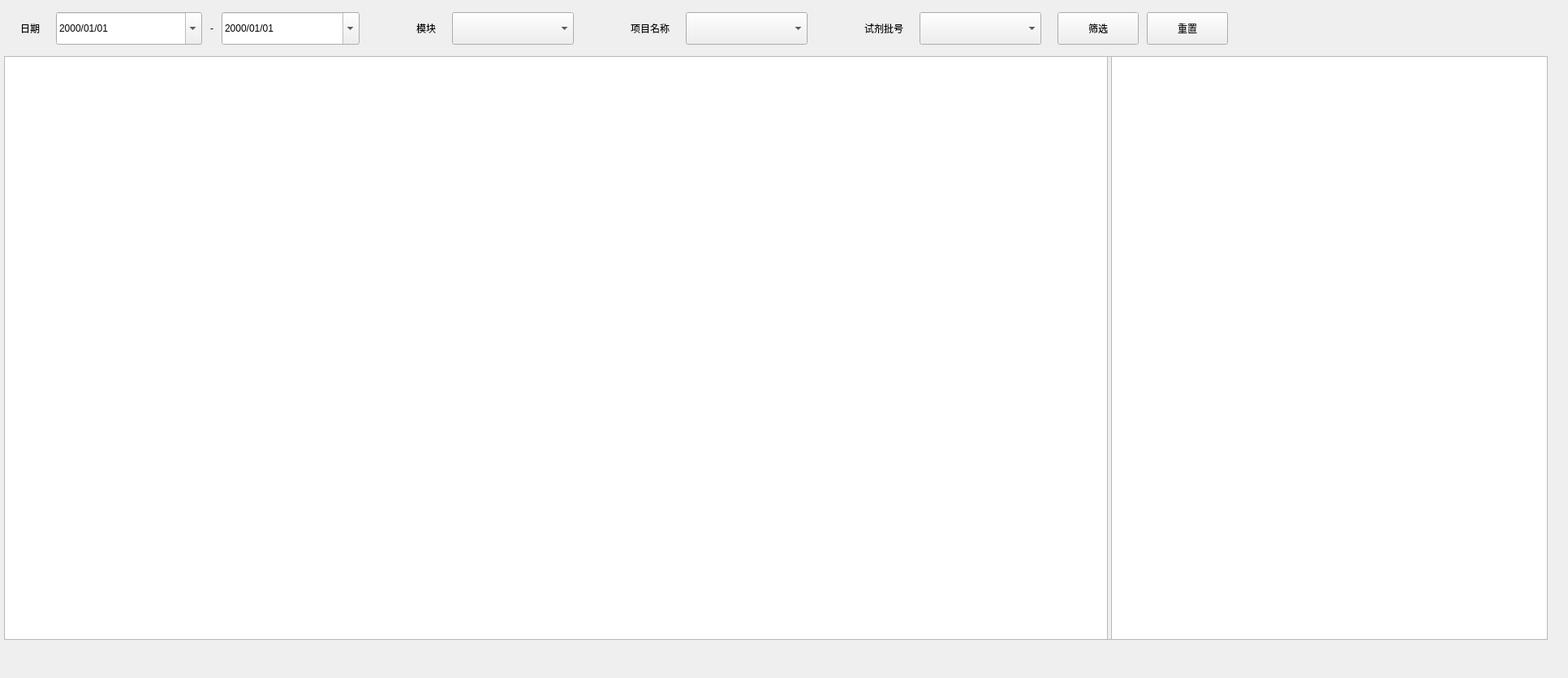
<?xml version="1.0" encoding="UTF-8"?>
<ui version="4.0">
 <class>QCalibrationStatistics</class>
 <widget class="QWidget" name="QCalibrationStatistics">
  <property name="geometry">
   <rect>
    <x>0</x>
    <y>0</y>
    <width>1932</width>
    <height>835</height>
   </rect>
  </property>
  <property name="windowTitle">
   <string>QCalibrationStatistics</string>
  </property>
  <widget class="QWidget" name="widget" native="true">
   <property name="geometry">
    <rect>
     <x>0</x>
     <y>0</y>
     <width>1911</width>
     <height>793</height>
    </rect>
   </property>
   <widget class="QWidget" name="widget_3" native="true">
    <property name="geometry">
     <rect>
      <x>5</x>
      <y>5</y>
      <width>1902</width>
      <height>60</height>
     </rect>
    </property>
    <property name="minimumSize">
     <size>
      <width>0</width>
      <height>60</height>
     </size>
    </property>
    <property name="maximumSize">
     <size>
      <width>1912</width>
      <height>60</height>
     </size>
    </property>
    <property name="bks" stdset="0">
     <string notr="true">gray</string>
    </property>
    <property name="borders" stdset="0">
     <string notr="true">all</string>
    </property>
    <widget class="QWidget" name="widget1" native="true">
     <property name="geometry">
      <rect>
       <x>0</x>
       <y>0</y>
       <width>1851</width>
       <height>60</height>
      </rect>
     </property>
     <layout class="QHBoxLayout" name="horizontalLayout_8">
      <property name="spacing">
       <number>20</number>
      </property>
      <property name="leftMargin">
       <number>20</number>
      </property>
      <property name="topMargin">
       <number>0</number>
      </property>
      <property name="rightMargin">
       <number>0</number>
      </property>
      <property name="bottomMargin">
       <number>0</number>
      </property>
      <item>
       <layout class="QHBoxLayout" name="horizontalLayout_7">
        <property name="spacing">
         <number>70</number>
        </property>
        <item>
         <layout class="QHBoxLayout" name="horizontalLayout_5">
          <property name="spacing">
           <number>20</number>
          </property>
          <item>
           <widget class="QLabel" name="label_12">
            <property name="text">
             <string>日期</string>
            </property>
           </widget>
          </item>
          <item>
           <layout class="QHBoxLayout" name="horizontalLayout_4">
            <property name="spacing">
             <number>10</number>
            </property>
            <item>
             <widget class="QDateEdit" name="lower_date_edit">
              <property name="minimumSize">
               <size>
                <width>180</width>
                <height>40</height>
               </size>
              </property>
              <property name="maximumSize">
               <size>
                <width>180</width>
                <height>40</height>
               </size>
              </property>
              <property name="wrapping">
               <bool>false</bool>
              </property>
              <property name="buttonSymbols">
               <enum>QAbstractSpinBox::NoButtons</enum>
              </property>
              <property name="showGroupSeparator" stdset="0">
               <bool>false</bool>
              </property>
              <property name="currentSection">
               <enum>QDateTimeEdit::YearSection</enum>
              </property>
              <property name="displayFormat">
               <string notr="true">yyyy/MM/dd</string>
              </property>
              <property name="calendarPopup">
               <bool>true</bool>
              </property>
             </widget>
            </item>
            <item>
             <widget class="QLabel" name="label_13">
              <property name="text">
               <string>-</string>
              </property>
              <property name="alignment">
               <set>Qt::AlignCenter</set>
              </property>
             </widget>
            </item>
            <item>
             <widget class="QDateEdit" name="upper_date_edit">
              <property name="minimumSize">
               <size>
                <width>170</width>
                <height>40</height>
               </size>
              </property>
              <property name="maximumSize">
               <size>
                <width>180</width>
                <height>40</height>
               </size>
              </property>
              <property name="styleSheet">
               <string notr="true"/>
              </property>
              <property name="buttonSymbols">
               <enum>QAbstractSpinBox::NoButtons</enum>
              </property>
              <property name="currentSection">
               <enum>QDateTimeEdit::YearSection</enum>
              </property>
              <property name="displayFormat">
               <string notr="true">yyyy/MM/dd</string>
              </property>
              <property name="calendarPopup">
               <bool>true</bool>
              </property>
             </widget>
            </item>
           </layout>
          </item>
         </layout>
        </item>
        <item>
         <layout class="QHBoxLayout" name="horizontalLayout_3">
          <property name="spacing">
           <number>20</number>
          </property>
          <item>
           <widget class="QLabel" name="label_9">
            <property name="text">
             <string>模块</string>
            </property>
           </widget>
          </item>
          <item>
           <widget class="CustomComboBox" name="comboBox_dev">
            <property name="minimumSize">
             <size>
              <width>150</width>
              <height>40</height>
             </size>
            </property>
            <property name="maximumSize">
             <size>
              <width>150</width>
              <height>40</height>
             </size>
            </property>
           </widget>
          </item>
         </layout>
        </item>
        <item>
         <layout class="QHBoxLayout" name="horizontalLayout">
          <property name="spacing">
           <number>20</number>
          </property>
          <item>
           <widget class="QLabel" name="label_8">
            <property name="text">
             <string>项目名称</string>
            </property>
           </widget>
          </item>
          <item>
           <widget class="CustomComboBox" name="comboBox_item_name">
            <property name="minimumSize">
             <size>
              <width>150</width>
              <height>40</height>
             </size>
            </property>
            <property name="maximumSize">
             <size>
              <width>150</width>
              <height>40</height>
             </size>
            </property>
           </widget>
          </item>
         </layout>
        </item>
        <item>
         <layout class="QHBoxLayout" name="horizontalLayout_2">
          <property name="spacing">
           <number>20</number>
          </property>
          <item>
           <widget class="QLabel" name="label_10">
            <property name="text">
             <string>试剂批号</string>
            </property>
           </widget>
          </item>
          <item>
           <widget class="CustomComboBox" name="comboBox_reag_batch">
            <property name="minimumSize">
             <size>
              <width>150</width>
              <height>40</height>
             </size>
            </property>
            <property name="maximumSize">
             <size>
              <width>150</width>
              <height>40</height>
             </size>
            </property>
           </widget>
          </item>
         </layout>
        </item>
       </layout>
      </item>
      <item>
       <layout class="QHBoxLayout" name="horizontalLayout_6">
        <property name="spacing">
         <number>10</number>
        </property>
        <item>
         <widget class="QPushButton" name="query_btn">
          <property name="minimumSize">
           <size>
            <width>100</width>
            <height>40</height>
           </size>
          </property>
          <property name="maximumSize">
           <size>
            <width>100</width>
            <height>40</height>
           </size>
          </property>
          <property name="text">
           <string>筛选</string>
          </property>
          <property name="buttons" stdset="0">
           <string notr="true">flat_btn</string>
          </property>
         </widget>
        </item>
        <item>
         <widget class="QPushButton" name="reset_btn">
          <property name="minimumSize">
           <size>
            <width>100</width>
            <height>40</height>
           </size>
          </property>
          <property name="maximumSize">
           <size>
            <width>100</width>
            <height>40</height>
           </size>
          </property>
          <property name="text">
           <string>重置</string>
          </property>
          <property name="buttons" stdset="0">
           <string notr="true">flat_btn</string>
          </property>
         </widget>
        </item>
        <item>
         <spacer name="horizontalSpacer">
          <property name="orientation">
           <enum>Qt::Horizontal</enum>
          </property>
          <property name="sizeHint" stdset="0">
           <size>
            <width>40</width>
            <height>20</height>
           </size>
          </property>
         </spacer>
        </item>
       </layout>
      </item>
     </layout>
    </widget>
   </widget>
   <widget class="QWidget" name="widget2" native="true">
    <property name="geometry">
     <rect>
      <x>5</x>
      <y>69</y>
      <width>1906</width>
      <height>719</height>
     </rect>
    </property>
    <layout class="QHBoxLayout" name="horizontalLayout_9">
     <property name="spacing">
      <number>5</number>
     </property>
     <property name="leftMargin">
      <number>0</number>
     </property>
     <property name="topMargin">
      <number>0</number>
     </property>
     <property name="rightMargin">
      <number>4</number>
     </property>
     <property name="bottomMargin">
      <number>0</number>
     </property>
     <item>
      <widget class="QTableView" name="tableView_statistics">
       <property name="minimumSize">
        <size>
         <width>1360</width>
         <height>0</height>
        </size>
       </property>
       <property name="verticalScrollBarPolicy">
        <enum>Qt::ScrollBarAsNeeded</enum>
       </property>
       <property name="showGrid">
        <bool>false</bool>
       </property>
       <attribute name="horizontalHeaderHighlightSections">
        <bool>false</bool>
       </attribute>
       <attribute name="horizontalHeaderStretchLastSection">
        <bool>true</bool>
       </attribute>
       <attribute name="verticalHeaderDefaultSectionSize">
        <number>45</number>
       </attribute>
      </widget>
     </item>
     <item>
      <widget class="QTableView" name="tableView_reason">
       <property name="minimumSize">
        <size>
         <width>538</width>
         <height>0</height>
        </size>
       </property>
       <property name="maximumSize">
        <size>
         <width>538</width>
         <height>16777215</height>
        </size>
       </property>
       <property name="verticalScrollBarPolicy">
        <enum>Qt::ScrollBarAsNeeded</enum>
       </property>
       <property name="showGrid">
        <bool>false</bool>
       </property>
       <attribute name="horizontalHeaderHighlightSections">
        <bool>false</bool>
       </attribute>
       <attribute name="horizontalHeaderStretchLastSection">
        <bool>true</bool>
       </attribute>
       <attribute name="verticalHeaderDefaultSectionSize">
        <number>45</number>
       </attribute>
      </widget>
     </item>
    </layout>
   </widget>
   <widget class="QFrame" name="line_h_1">
    <property name="geometry">
     <rect>
      <x>5</x>
      <y>69</y>
      <width>1902</width>
      <height>1</height>
     </rect>
    </property>
    <property name="frameShape">
     <enum>QFrame::StyledPanel</enum>
    </property>
    <property name="frameShadow">
     <enum>QFrame::Raised</enum>
    </property>
    <property name="lines" stdset="0">
     <string>solid</string>
    </property>
   </widget>
   <widget class="QFrame" name="line_v_1">
    <property name="geometry">
     <rect>
      <x>5</x>
      <y>70</y>
      <width>1</width>
      <height>718</height>
     </rect>
    </property>
    <property name="frameShape">
     <enum>QFrame::StyledPanel</enum>
    </property>
    <property name="frameShadow">
     <enum>QFrame::Raised</enum>
    </property>
    <property name="lines" stdset="0">
     <string>solid</string>
    </property>
   </widget>
   <widget class="QFrame" name="line_v_2">
    <property name="geometry">
     <rect>
      <x>1906</x>
      <y>70</y>
      <width>1</width>
      <height>718</height>
     </rect>
    </property>
    <property name="frameShape">
     <enum>QFrame::StyledPanel</enum>
    </property>
    <property name="frameShadow">
     <enum>QFrame::Raised</enum>
    </property>
    <property name="lines" stdset="0">
     <string>solid</string>
    </property>
   </widget>
   <widget class="QFrame" name="line_h_2">
    <property name="geometry">
     <rect>
      <x>5</x>
      <y>787</y>
      <width>1902</width>
      <height>1</height>
     </rect>
    </property>
    <property name="frameShape">
     <enum>QFrame::StyledPanel</enum>
    </property>
    <property name="frameShadow">
     <enum>QFrame::Raised</enum>
    </property>
    <property name="lines" stdset="0">
     <string>solid</string>
    </property>
   </widget>
  </widget>
 </widget>
 <layoutdefault spacing="6" margin="11"/>
 <customwidgets>
  <customwidget>
   <class>CustomComboBox</class>
   <extends>QComboBox</extends>
   <header location="global">QStatisBaseWgt.h</header>
  </customwidget>
 </customwidgets>
 <resources/>
 <connections/>
</ui>
